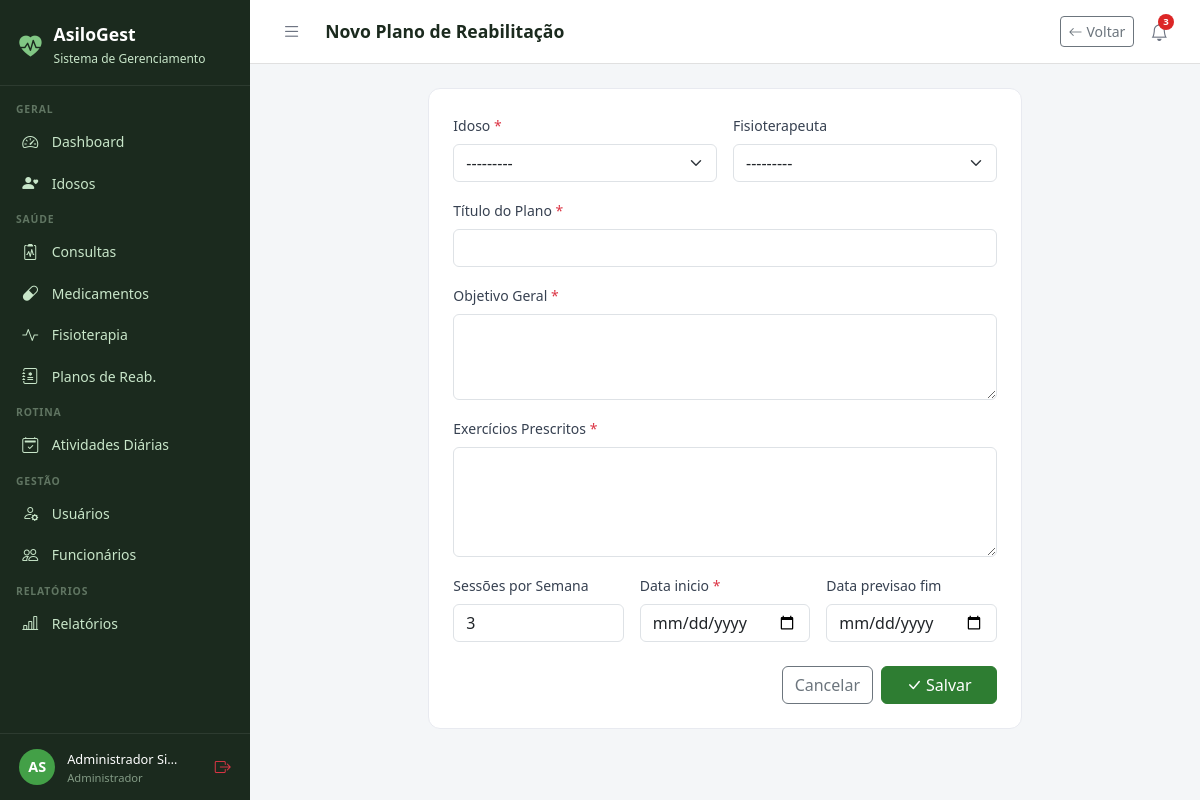
The app's page /fisioterapia/planos/novo/ (signed in) with its own data.
### core/models.py (models this page shows, shortened)
class Usuario(AbstractUser):
    PERFIL_CHOICES = [
        ('administrador', 'Administrador'),
        ('medico', 'Médico'),
        ('fisioterapeuta', 'Fisioterapeuta'),
        ('enfermeiro', 'Enfermeiro(a)'),
        ('recepcionista', 'Recepcionista'),
        ('familiar', 'Familiar do Idoso'),
    ]
    perfil = models.CharField(
        max_length=20, choices=PERFIL_CHOICES,
        default='recepcionista', verbose_name='Perfil de Acesso'
    )
    telefone = models.CharField(max_length=15, blank=True, verbose_name='Telefone')
    cpf = models.CharField(max_length=14, unique=True, null=True, blank=True, verbose_name='CPF')
    foto = models.ImageField(upload_to='usuarios/', blank=True, null=True, verbose_name='Foto')
    data_nascimento = models.DateField(null=True, blank=True, verbose_name='Data de Nascimento')
    especialidade = models.CharField(
        max_length=100, blank=True, verbose_name='Especialidade',
        help_text='Preencha para Médico ou Fisioterapeuta'
    )
    data_admissao = models.DateField(null=True, blank=True, verbose_name='Data de Admissão')
    primeiro_acesso = models.BooleanField(
        default=True, verbose_name='Primeiro Acesso',
        help_text='Usuário deve definir senha no primeiro login'
    )
    ativo = models.BooleanField(default=True, verbose_name='Ativo')
    criado_em = models.DateTimeField(auto_now_add=True)
    class Meta:
        verbose_name = 'Usuário'
        verbose_name_plural = 'Usuários'
        ordering = ['first_name', 'last_name']
    def __str__(self):
        return f"{self.get_full_name()} ({self.get_perfil_display()})"
    @property
    def is_administrador(self):
        return self.perfil == 'administrador' or self.is_superuser
    @property
    def is_fisioterapeuta(self):
        return self.perfil == 'fisioterapeuta'
    @property
    def is_familiar(self):
        return self.perfil == 'familiar'
    @property
    def pode_ver_saude(self):
        return (self.is_administrador or self.is_medico
                or self.is_fisioterapeuta or self.is_enfermeiro)
    @property
    def pode_cadastrar_usuarios(self):
        return self.is_administrador or self.is_recepcionista
    @property
    def pode_administrar(self):
        return self.is_administrador

### fisioterapia/views.py (the view, shortened to what this page needs)
# urls.py: path('planos/novo/', views.plano_novo, name='plano_novo'),
@login_required
@perfil_required('fisioterapeuta', 'administrador')
def plano_novo(request):
    form = PlanoForm(request.POST or None)
    return render(request, 'fisioterapia/plano_form.html', {'form': form, 'titulo': 'Novo Plano de Reabilitação'})

### fisioterapia/forms.py
class PlanoForm(forms.ModelForm):
    class Meta:
        model = PlanoReabilitacao
        exclude = ['criado_em']
        widgets = {
            'idoso': forms.Select(attrs={'class': 'form-select'}),
            'fisioterapeuta': forms.Select(attrs={'class': 'form-select'}),
            'titulo': forms.TextInput(attrs={'class': 'form-control'}),
            'objetivo_geral': forms.Textarea(attrs={'class': 'form-control', 'rows': 3}),
            'exercicios': forms.Textarea(attrs={'class': 'form-control', 'rows': 4}),
            'frequencia_semanal': forms.NumberInput(attrs={'class': 'form-control'}),
            'data_inicio': forms.DateInput(attrs={'type': 'date', 'class': 'form-control'}),
            'data_previsao_fim': forms.DateInput(attrs={'type': 'date', 'class': 'form-control'}),
        }

### idosos/models.py (called while the page is built)
    def __str__(self):
        return self.nome

### templates/fisioterapia/plano_form.html (shortened to what this page needs)
{% extends 'base.html' %}
{% block page_title %}{{ titulo }}{% endblock %}
{% block topbar_actions %}
<a href="{% url 'fisioterapia:planos_lista' %}" class="btn btn-sm btn-outline-secondary"><i class="bi bi-arrow-left me-1"></i>Voltar</a>
{% endblock %}
{% block content %}
<div class="row justify-content-center">
  <div class="col-12 col-lg-8">
    <div class="form-card">
      <form method="post">
        <div class="row g-3">
          <div class="col-md-6">
            <label class="form-label">{{ form.idoso.label }} <span class="text-danger">*</span></label>
            {{ form.idoso }}
          </div>
          <div class="col-md-6">
            <label class="form-label">{{ form.fisioterapeuta.label }}</label>
            {{ form.fisioterapeuta }}
          </div>
          <div class="col-12">
            <label class="form-label">{{ form.titulo.label }} <span class="text-danger">*</span></label>
            {{ form.titulo }}
          </div>
          <div class="col-12">
            <label class="form-label">{{ form.objetivo_geral.label }} <span class="text-danger">*</span></label>
            {{ form.objetivo_geral }}
          </div>
          <div class="col-12">
            <label class="form-label">{{ form.exercicios.label }} <span class="text-danger">*</span></label>
            {{ form.exercicios }}
          </div>
          <div class="col-md-4">
            <label class="form-label">{{ form.frequencia_semanal.label }}</label>
            {{ form.frequencia_semanal }}
          </div>
          <div class="col-md-4">
            <label class="form-label">{{ form.data_inicio.label }} <span class="text-danger">*</span></label>
            {{ form.data_inicio }}
          </div>
          <div class="col-md-4">
            <label class="form-label">{{ form.data_previsao_fim.label }}</label>
            {{ form.data_previsao_fim }}
          </div>
        </div>
        <div class="d-flex gap-2 justify-content-end mt-4">
          <a href="{% url 'fisioterapia:planos_lista' %}" class="btn btn-outline-secondary">Cancelar</a>
          <button type="submit" class="btn btn-primary px-4"><i class="bi bi-check-lg me-1"></i>Salvar</button>
        </div>
      </form>
    </div>
  </div>
</div>
{% endblock %}

### templates/base.html (shortened to what this page needs)
<!DOCTYPE html>
<html lang="pt-br">
<head>
  <link href="https://cdn.jsdelivr.net/npm/bootstrap@5.3.0/dist/css/bootstrap.min.css" rel="stylesheet">
  <link href="https://cdn.jsdelivr.net/npm/bootstrap-icons@1.11.0/font/bootstrap-icons.css" rel="stylesheet">
</head>
<body>
{% if user.is_authenticated %}
<div id="sidebar">
  <div class="sidebar-brand">
    <i class="bi bi-heart-pulse-fill" style="color:#81C784;font-size:1.4rem;"></i>
    <div>
      <h5 style="margin:0;">AsiloGest</h5>
      <small>Sistema de Gerenciamento</small>
    </div>
  </div>
  <nav class="sidebar-nav">
    <div class="nav-section">Geral</div>
    <a href="{% url 'dashboard' %}" class="sidebar-link {% if request.resolver_match.url_name == 'dashboard' %}active{% endif %}">
      <i class="bi bi-speedometer2"></i> Dashboard
    </a>
    <a href="{% url 'idosos:lista' %}" class="sidebar-link">
      <i class="bi bi-person-heart"></i>
      {% if user.is_familiar %}Meus Familiares{% else %}Idosos{% endif %}
    </a>
    {% if user.pode_ver_saude or user.is_familiar %}
    <div class="nav-section">Saúde</div>
    <a href="{% url 'consultas:lista' %}" class="sidebar-link">
      <i class="bi bi-clipboard2-pulse"></i> Consultas
    </a>
    <a href="{% url 'medicamentos:lista' %}" class="sidebar-link">
      <i class="bi bi-capsule"></i> Medicamentos
    </a>
    <a href="{% url 'fisioterapia:lista' %}" class="sidebar-link">
      <i class="bi bi-activity"></i> Fisioterapia
    </a>
    {% if user.pode_ver_saude and not user.is_familiar %}
    <a href="{% url 'fisioterapia:planos_lista' %}" class="sidebar-link">
      <i class="bi bi-journal-medical"></i> Planos de Reab.
    </a>
    {% endif %}
    {% endif %}
    <div class="nav-section">Rotina</div>
    <a href="{% url 'atividades:lista' %}" class="sidebar-link">
      <i class="bi bi-calendar2-check"></i> Atividades Diárias
    </a>
    {% if user.pode_cadastrar_usuarios %}
    <div class="nav-section">Gestão</div>
    <a href="{% url 'usuarios_lista' %}" class="sidebar-link">
      <i class="bi bi-person-gear"></i> Usuários
    </a>
    {% endif %}
    {% if user.pode_administrar %}
    <a href="{% url 'funcionarios:lista' %}" class="sidebar-link">
      <i class="bi bi-people"></i> Funcionários
    </a>
    {% endif %}
    {% if user.pode_ver_saude or user.pode_administrar %}
    <div class="nav-section">Relatórios</div>
    <a href="{% url 'relatorios:lista' %}" class="sidebar-link">
      <i class="bi bi-bar-chart-line"></i> Relatórios
    </a>
    {% endif %}
  </nav>
  <div class="sidebar-user">
    <div class="avatar">{{ user.first_name|first|upper }}{{ user.last_name|first|upper }}</div>
    <div class="info" style="min-width:0;flex:1;">
      <span>{{ user.get_full_name|truncatechars:18 }}</span>
      <small>{{ user.get_perfil_display }}</small>
    </div>
    <a href="{% url 'logout' %}" class="text-danger" title="Sair" style="flex-shrink:0;">
      <i class="bi bi-box-arrow-right"></i>
    </a>
  </div>
</div>
<div id="main">
  <div class="topbar">
    <div class="topbar-left">
      <button class="btn-toggle-sidebar" onclick="toggleSidebar()" title="Menu">
        <i class="bi bi-list"></i>
      </button>
      <h4>{% block page_title %}{% endblock %}</h4>
    </div>
    <div class="d-flex align-items-center gap-2">
      {% block topbar_actions %}{% endblock %}
      <div style="position:relative;">
        <button class="notif-btn" id="notifBtn" onclick="toggleNotif()" title="Notificações">
          <i class="bi bi-bell"></i>
          {% if notif_count %}
          <span class="notif-badge">{{ notif_count }}</span>
          {% endif %}
        </button>
      </div>
    </div>
  </div>
  <div class="content">
    {% block content %}{% endblock %}
  </div>
</div>
{% else %}
{% block full_content %}{% endblock %}
{% endif %}
</body>
</html>

### templates/base.html (style rules this page uses)
:root { --sidebar-width: 250px; --primary: #2E7D32; --primary-light: #43A047; --accent: #1565C0; --bg-sidebar: #1B2A1E; --bg-sidebar-hover: #2E4A33; --text-sidebar: #C8E6C9; --transition: 0.3s ease; }
body { background: #F4F6F8; font-family: 'Segoe UI', sans-serif; }
#sidebar { position: fixed; top: 0; left: 0; width: var(--sidebar-width); height: 100vh; background: var(--bg-sidebar); z-index: 1000; display: flex; flex-direction: column; overflow-y: auto; transition: transform var(--transition); }
.sidebar-brand { padding: 1.5rem 1.2rem 1rem; border-bottom: 1px solid rgba(255,255,255,0.08); display: flex; align-items: center; gap: .75rem; }
.sidebar-brand h5 { color: #fff; font-weight: 700; margin: 0; font-size: 1.1rem; }
.sidebar-brand small { color: var(--text-sidebar); font-size: .75rem; }
.sidebar-nav { padding: .5rem 0; flex: 1; }
.nav-section { padding: .5rem 1rem .2rem; color: rgba(200,230,201,.4); font-size: .65rem; font-weight: 700; letter-spacing: .08em; text-transform: uppercase; }
.sidebar-link { display: flex; align-items: center; gap: .65rem; padding: .55rem 1.2rem; color: var(--text-sidebar); text-decoration: none; font-size: .875rem; transition: all .2s; border-left: 3px solid transparent; }
.sidebar-link i { font-size: 1rem; width: 1.2rem; }
.sidebar-user { padding: .8rem 1.2rem; border-top: 1px solid rgba(255,255,255,0.08); display: flex; align-items: center; gap: .75rem; }
.sidebar-user .avatar { width: 36px; height: 36px; background: var(--primary-light); border-radius: 50%; display: flex; align-items: center; justify-content: center; color: #fff; font-weight: 700; font-size: .9rem; flex-shrink: 0; }
.sidebar-user .info small { color: rgba(200,230,201,.6); font-size: .7rem; display: block; }
.sidebar-user .info span { color: #fff; font-size: .8rem; }
#main { margin-left: var(--sidebar-width); min-height: 100vh; display: flex; flex-direction: column; transition: margin-left var(--transition); }
.topbar { background: #fff; border-bottom: 1px solid #E0E0E0; padding: .75rem 1.5rem; display: flex; align-items: center; justify-content: space-between; position: sticky; top: 0; z-index: 999; }
.topbar-left { display: flex; align-items: center; gap: 1rem; }
.topbar h4 { margin: 0; font-size: 1.1rem; font-weight: 600; color: #1B2A1E; }
.btn-toggle-sidebar { background: none; border: none; padding: .4rem .5rem; color: #6B7280; cursor: pointer; border-radius: 6px; font-size: 1.2rem; line-height: 1; transition: background .2s, color .2s; }
.notif-btn { position: relative; background: none; border: none; padding: .4rem .5rem; color: #6B7280; cursor: pointer; border-radius: 6px; font-size: 1.1rem; transition: background .2s, color .2s; }
.notif-badge { position: absolute; top: 2px; right: 2px; background: #DC2626; color: #fff; font-size: .6rem; font-weight: 700; min-width: 16px; height: 16px; border-radius: 8px; padding: 0 4px; display: flex; align-items: center; justify-content: center; }
.content { padding: 1.5rem; flex: 1; }
.form-card { background: #fff; border-radius: 12px; border: 1px solid #E8EAF0; padding: 1.5rem; }
.form-label { font-weight: 500; font-size: .875rem; color: #374151; }
.btn-primary { background: var(--primary); border-color: var(--primary); }

### records on screen
Usuario: first_name|first "A", last_name|first "S", get_full_name "Administrador Si…", perfil "Administrador"

### other values on screen
{{ titulo }} "Novo Plano de Reabilitação"
{{ notif_count }} "3"
